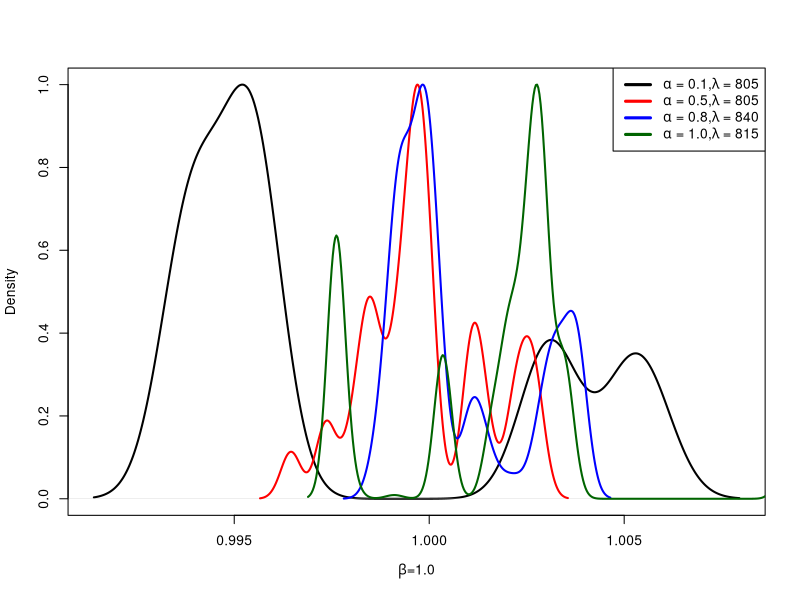
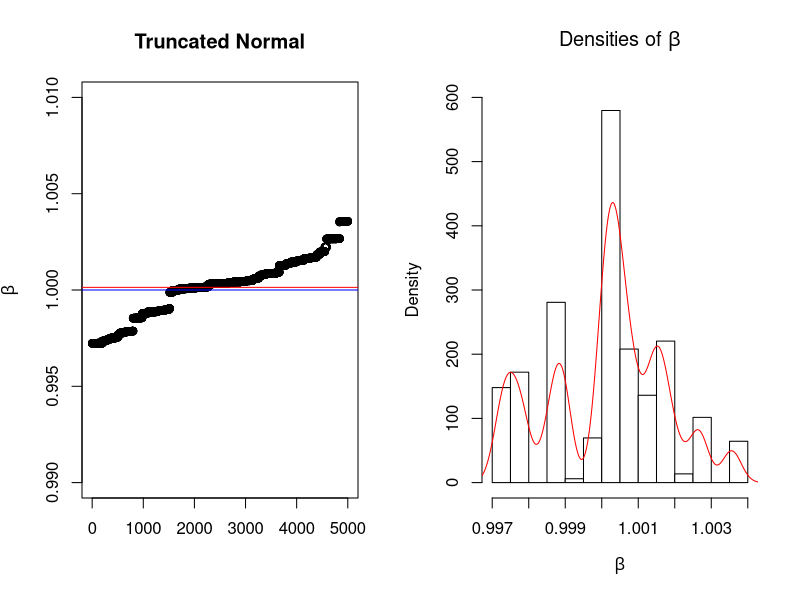

Source code (R) for these figures, in order:
library(ggplot2)
library(dplyr)
beta=1
X_data0.1 <- read.csv("Chaos_Data_alpha0.1_beta1.0_T10_lambda805.csv",header = T)
X_data0.5 <- read.csv("Chaos_Data_alpha0.5_beta1.0_T10_lambda805.csv", header = T)
X_data0.8 <- read.csv("Chaos_Data_alpha0.8_beta1.0_T10_lambda840.csv", header = T)
X_data1.0 <- read.csv("Chaos_Data_alpha1.0_beta1.0_T10_lambda815.csv", header = T)

d1 = density(X_data0.1[,2])
d1$y = d1$y/max(d1$y)

d2 = density(X_data0.5[,2])
d2$y = d2$y/max(d2$y)

d3 = density(X_data0.8[,2])
d3$y = d3$y/max(d3$y)

d4 = density(X_data1.0[,2])
d4$y = d4$y/max(d4$y)

layout(matrix(c(1,1,1,1), nrow = 2, ncol = 2, byrow = TRUE))
plot(d1,main = "", xlab=expression(paste(beta, "=1.0")), 
     col="black",lwd = 2)
lines(d2, col="red",lwd = 2) 
lines(d3, col="blue",lwd = 2)
lines(d4, col="darkgreen",lwd = 2)
legend("topright",
       legend = c(expression(paste(alpha," = 0.1,", lambda, " = 805")), 
                  expression(paste(alpha," = 0.5,", lambda, " = 805")), 
                  expression(paste(alpha," = 0.8,", lambda, " = 840")), 
                  expression(paste(alpha," = 1.0,", lambda, " = 815"))),lty = c(1, 1), 
       col = c("black","red","blue","darkgreen"),cex = 1.0,lwd = 3)


layout(matrix(c(1,2), nrow = 1, ncol = 2, byrow = TRUE))
plot(1/X_data0.5[,2],main="Truncated Normal",xlab ="", ylab=expression(beta),ylim=c(0.99,1.01))
abline(h=mean(1/X_data0.5[,2]), col="red")
abline(h=beta, col="blue")
#plot(alphas[2,],main="Normal",xlab ="Sample size", ylab=expression(alpha))
#abline(h=alpha, col="blue")
#abline(h=mean_alphas[2], col="red")
hist(1/X_data0.5[,2],prob = TRUE,main = expression(paste("Densities of ", beta)), 
     xlab=expression(beta),col= "white", ylim = c(0,600))
lines(density(1/X_data0.5[,2]), col= "red")
